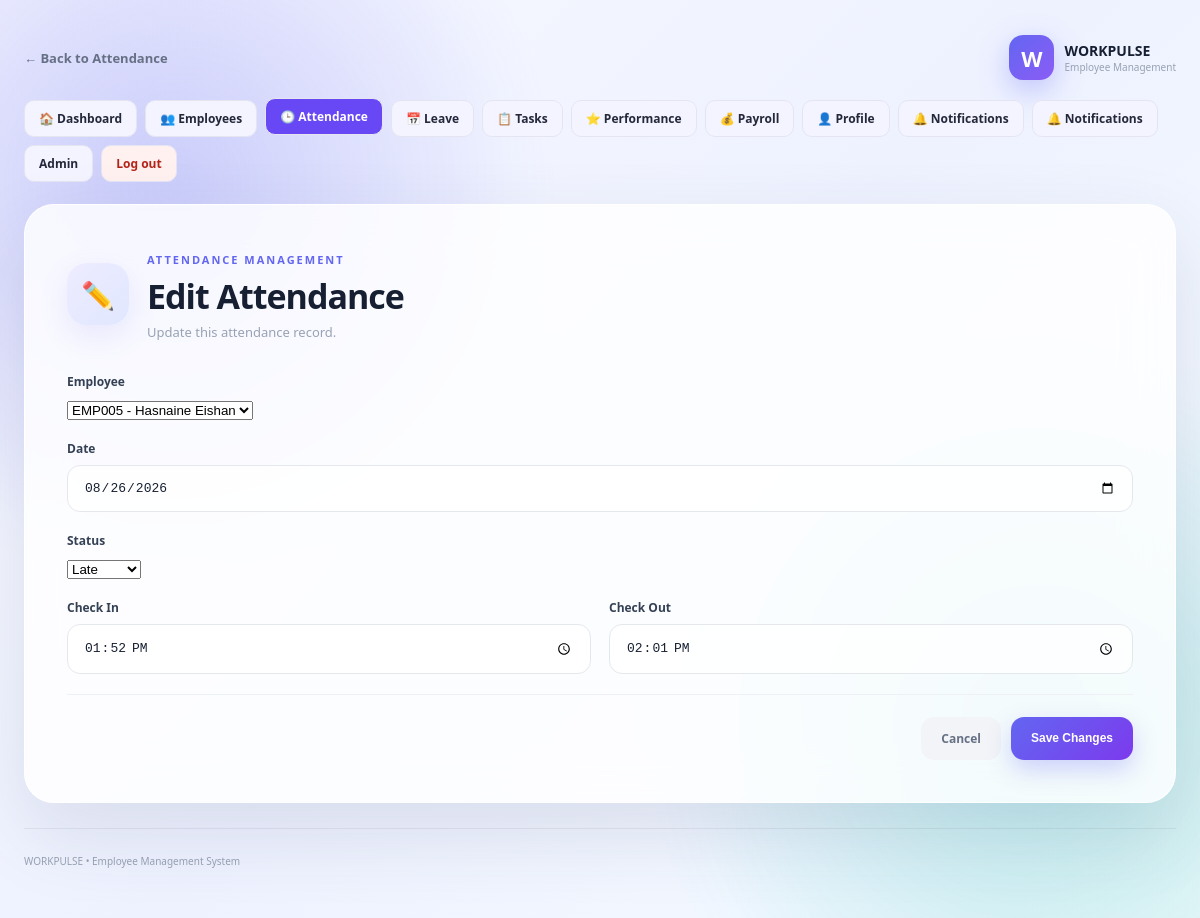
/attendance/8/edit/ (signed in), run on the app's committed database.
### core/models.py (models this page shows, shortened)
class Attendance(models.Model):
    STATUS_CHOICES = [
        ('present', 'Present'),
        ('absent', 'Absent'),
        ('late', 'Late'),
        ('half_day', 'Half Day'),
        ('leave', 'Leave'),
    ]
    employee = models.ForeignKey(
        Employee,
        on_delete=models.CASCADE,
        related_name='attendances'
    )
    date = models.DateField()
    status = models.CharField(
        max_length=20,
        choices=STATUS_CHOICES,
        default='present'
    )
    check_in = models.TimeField(
        null=True,
        blank=True
    )
    check_out = models.TimeField(
        null=True,
        blank=True
    )
    class Meta:
        constraints = [
            models.UniqueConstraint(
                fields=['employee', 'date'],
                name='unique_employee_attendance_per_day'
            )
        ]
        ordering = ['-date']

class Employee(models.Model):
    user = models.OneToOneField(
        User,
        on_delete=models.SET_NULL,
        null=True,
        blank=True,
        related_name='employee_profile'
    )
    employee_id = models.CharField(
        max_length=20,
        unique=True
    )
    full_name = models.CharField(
        max_length=100
    )
    email = models.EmailField(
        unique=True
    )
    phone = models.CharField(
        max_length=20
    )
    department = models.CharField(
        max_length=100
    )
    designation = models.CharField(
        max_length=100
    )
    joining_date = models.DateField()
    monthly_salary = models.DecimalField(
        max_digits=12,
        decimal_places=2,
        default=0
    )
    is_active = models.BooleanField(
        default=True
    )

### core/views.py (the view, shortened to what this page needs)
@admin_required
def attendance_edit(
    request,
    attendance_id
):
    attendance = get_object_or_404(
        Attendance,
        id=attendance_id
    )
    form = AttendanceForm(
        request.POST or None,
        instance=attendance
    )
    return render(
        request,
        'core/attendance_edit.html',
        {
            'attendance': attendance,
            'form': form,
            'employees': Employee.objects.filter(is_active=True),
        }
    )

### core/forms.py (shortened to what this page needs)
class AttendanceForm(forms.ModelForm):
    class Meta:
        model = Attendance
        fields = (
            'employee',
            'date',
            'status',
            'check_in',
            'check_out',
        )
        widgets = {
            'date': forms.DateInput(
                attrs={
                    'type': 'date'
                }
            ),
            'check_in': forms.TimeInput(
                attrs={
                    'type': 'time'
                }
            ),
            'check_out': forms.TimeInput(
                attrs={
                    'type': 'time'
                }
            ),
        }

### core/context_processors.py (called while the page is built)
def workpulse_notifications(request):
    if not request.user.is_authenticated:
        return {}
    notifications = Notification.objects.filter(recipient=request.user)
    return {
        'unread_notifications': notifications.filter(read_at__isnull=True)[:5],
        'unread_notification_count': notifications.filter(read_at__isnull=True).count(),
    }

### core/views.py (called while the page is built)
def admin_required(view):
    return never_cache(user_passes_test(
        lambda user: user.is_authenticated and user.is_staff,
        login_url='admin_login',
    )(view))

### core/templates/core/attendance_edit.html (shortened to what this page needs)
{% load static %}
<!DOCTYPE html>
<html lang="en">
<head>
    <link rel="stylesheet"
          href="{% static 'core/css/style.css' %}">
</head>
<body class="form-page">
<div class="form-background"></div>
<main class="form-wrapper">
    <div class="form-top">
        <a href="{% url 'attendance_list' %}"
           class="back-link">
            ← Back to Attendance
        </a>
        <div class="form-brand">
            <div class="brand-icon">W</div>
            <div>
                <strong>WORKPULSE</strong>
                <span>Employee Management</span>
            </div>
        </div>
    </div>
    {% include 'core/navigation.html' %}
    <section class="form-card">
        <div class="form-heading">
            <div class="form-icon">
                ✏️
            </div>
            <div>
                <span class="section-label">
                    ATTENDANCE MANAGEMENT
                </span>
                <h1>Edit Attendance</h1>
                <p>
                    Update this attendance record.
                </p>
            </div>
        </div>
        <form method="POST">
            <div class="input-group">
                <label for="employee">
                    Employee
                </label>
                <select id="employee"
                        name="employee"
                        required>
                    {% for employee in employees %}
                        <option
                            value="{{ employee.id }}"
                            {% if employee.id == attendance.employee_id %}
                                selected
                            {% endif %}
                        >
                            {{ employee.employee_id }} -
                        </option>
                    {% endfor %}
                </select>
            </div>
            <div class="input-group">
                <label for="date">
                    Date
                </label>
                <input
                    type="date"
                    id="date"
                    name="date"
                    value="{{ attendance.date|date:'Y-m-d' }}"
                    required
                >
            </div>
            <div class="input-group">
                <label for="status">
                    Status
                </label>
                <select id="status"
                        name="status"
                        required>
                    <option value="late"
                        {% if attendance.status == 'late' %}selected{% endif %}>
                        Late
                    </option>
                </select>
            </div>
            <div class="form-row">
                <div class="input-group">
                    <label for="check_in">
                        Check In
                    </label>
                    <input
                        type="time"
                        id="check_in"
                        name="check_in"
                        value="{{ attendance.check_in|time:'H:i' }}"
                    >
                </div>
                <div class="input-group">
                    <label for="check_out">
                        Check Out
                    </label>
                    <input
                        type="time"
                        id="check_out"
                        name="check_out"
                        value="{{ attendance.check_out|time:'H:i' }}"
                    >
                </div>
            </div>
            <div class="form-actions">
                <a href="{% url 'attendance_list' %}"
                   class="cancel-btn">
                    Cancel
                </a>
                <button type="submit"
                        class="save-btn">
                    Save Changes
                </button>
            </div>
        </form>
    </section>
    <footer class="form-footer">
        WORKPULSE • Employee Management System
    </footer>
</main>
</body>
</html>

### core/static/core/css/style.css (style rules this page uses)
* { margin: 0; padding: 0; box-sizing: border-box; }
html { scroll-behavior: smooth; }
body { font-family: "Segoe UI", Arial, sans-serif; min-height: 100vh; color: #172033; overflow-x: hidden; background: radial-gradient(circle at 10% 20%, rgba(99,102,241,.14), transparent 30%), radial-gradient(circle at 90% 80%, rgba(16,185,129,.12), transparent 30%), linear-gradient(135deg, #f8f9ff, #eef2ff 50%, #f5fbff); }
.brand-icon { width: 45px; height: 45px; display: grid; place-items: center; color: white; font-weight: 800; font-size: 22px; border-radius: 14px; background: linear-gradient( 135deg, #6366f1, #8b5cf6 ); box-shadow: 0 10px 30px rgba(99,102,241,.35); }
.eyebrow, .section-label { color: #6366f1; font-size: 11px; font-weight: 800; letter-spacing: 2px; }
footer { display: flex; justify-content: space-between; margin-top: 60px; padding-top: 25px; border-top: 1px solid rgba(0,0,0,.06); color: #98a2b3; font-size: 11px; }
.form-page { min-height: 100vh; display: flex; align-items: center; justify-content: center; }
.form-background { position: fixed; inset: 0; z-index: -2; background: radial-gradient( circle at 15% 20%, rgba(99,102,241,.18), transparent 30% ), radial-gradient( circle at 85% 80%, rgba(6,182,212,.14), transparent 30% ); }
.form-wrapper { width: min(1500px, calc(100% - 48px)); padding: 35px 0 50px; animation: formEnter .7s ease; }
.form-top { display: flex; justify-content: space-between; align-items: center; margin-bottom: 20px; }
.back-link { text-decoration: none; color: #667085; font-size: 13px; font-weight: 600; transition: .25s; }
.form-brand { display: flex; align-items: center; gap: 10px; }
.form-brand strong { display: block; font-size: 14px; }
.form-brand span { display: block; color: #98a2b3; font-size: 10px; }
.form-card { padding: 42px; border-radius: 30px; background: rgba(255,255,255,.82); border: 1px solid rgba(255,255,255,.95); backdrop-filter: blur(25px); box-shadow: 0 30px 80px rgba(50,60,100,.12); }
.form-heading { display: flex; align-items: center; gap: 18px; margin-bottom: 32px; }
.form-icon { width: 62px; height: 62px; display: grid; place-items: center; border-radius: 20px; font-size: 27px; background: linear-gradient( 135deg, #eeecff, #e0e7ff ); box-shadow: 0 10px 30px rgba(99,102,241,.12); }
.form-heading h1 { margin-top: 4px; font-size: 34px; letter-spacing: -1px; }
.form-heading p { color: #98a2b3; font-size: 13px; margin-top: 4px; }
.input-group { margin-bottom: 20px; }
.input-group label { display: block; margin-bottom: 8px; color: #344054; font-size: 12px; font-weight: 700; }
.input-group input { width: 100%; padding: 14px 16px; border: 1px solid #e4e7ec; border-radius: 13px; outline: none; color: #172033; font-size: 13px; background: rgba(255,255,255,.75); transition: border .25s, box-shadow .25s, transform .25s; }
.input-group input::placeholder { color: #b0b7c3; }
.form-row { display: grid; grid-template-columns: 1fr 1fr; gap: 18px; }
.form-actions { display: flex; justify-content: flex-end; gap: 10px; padding-top: 22px; border-top: 1px solid #edf0f5; }
.cancel-btn, .save-btn { padding: 13px 20px; border-radius: 13px; font-size: 12px; font-weight: 700; text-decoration: none; cursor: pointer; transition: .25s; }
.cancel-btn { color: #667085; background: #f2f4f7; }
.save-btn { border: 0; color: white; background: linear-gradient( 135deg, #6366f1, #7c3aed ); box-shadow: 0 10px 25px rgba(99,102,241,.28); }
.form-footer { text-align: center; margin-top: 25px; color: #98a2b3; font-size: 10px; }

### data on the page
Attendance: employee "EMP005 - Hasnaine Eishan", date "08/26/2026", status "Late", check_in "13:52", check_out "14:01"
